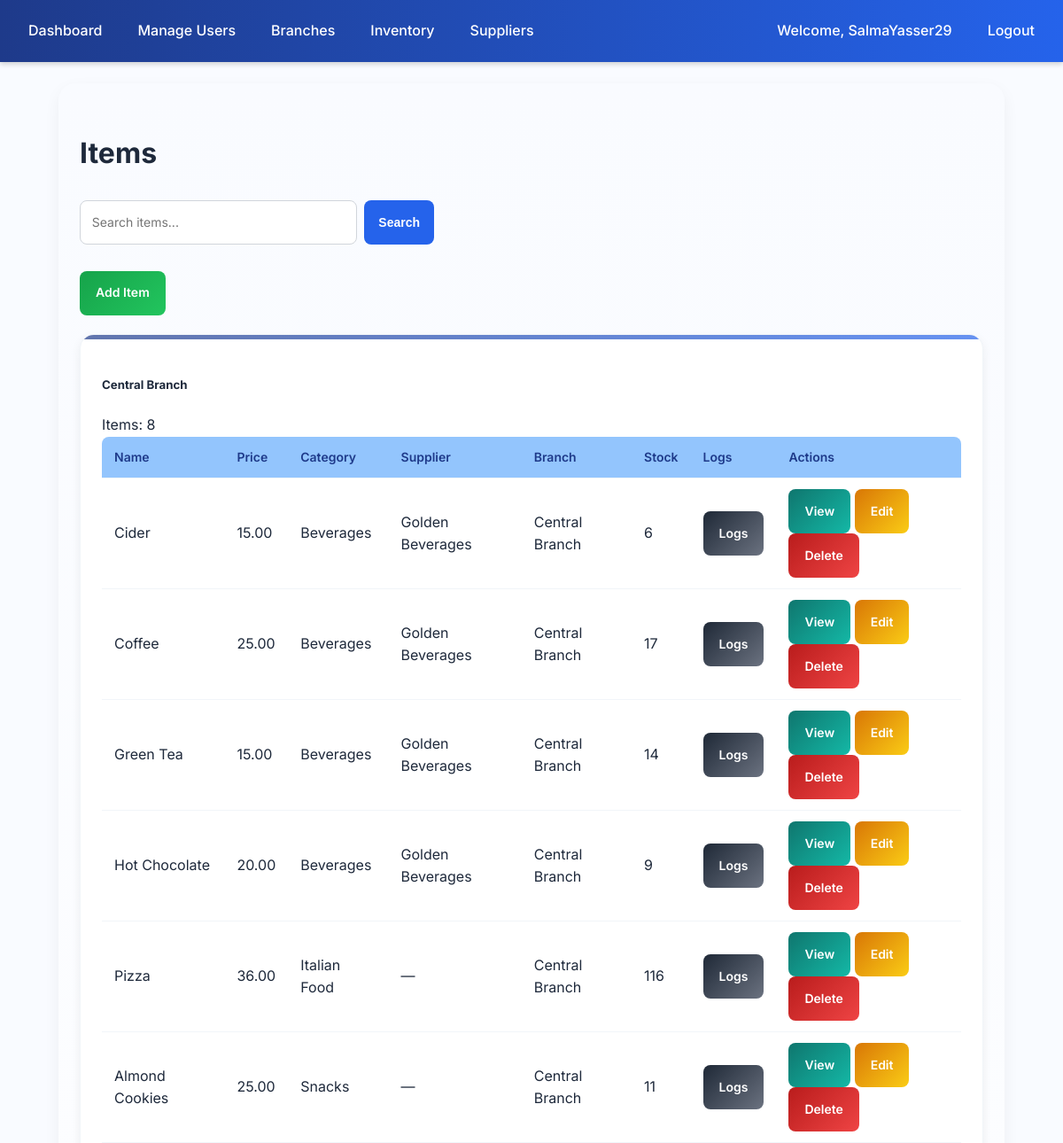
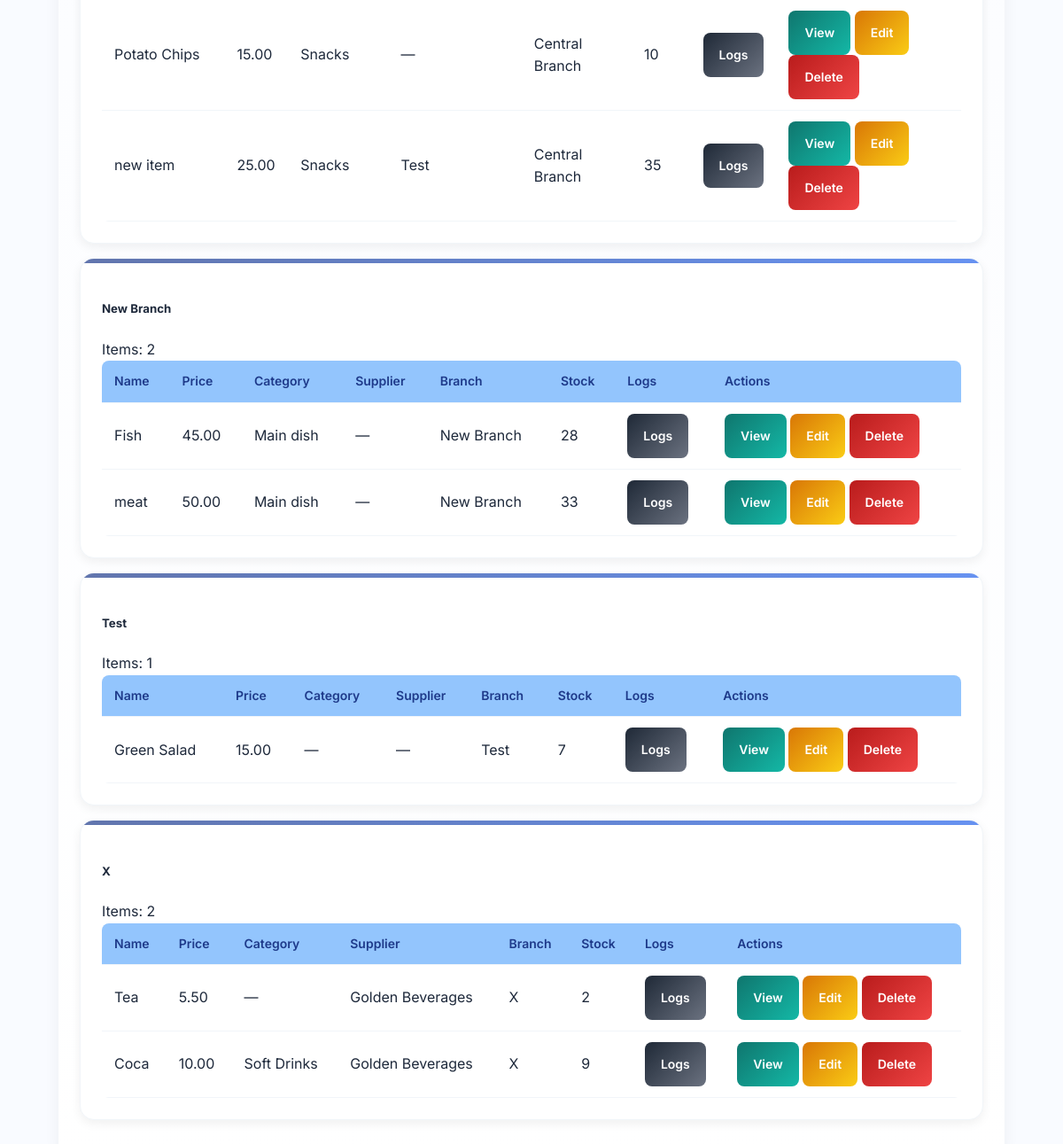
Page /inventory/items/ (signed in) on the committed database (2 pictures, top to bottom).
### accounts/models.py (models this page shows, shortened)
class User(AbstractUser):
    ROLE_CHOICES = (
        ('admin', 'Admin'),
        ('manager', 'Manager'),
        ('cashier', 'Cashier'),
    )
    role = models.CharField(max_length=20, choices=ROLE_CHOICES, default='cashier')
    branch = models.ForeignKey('branches.Branch', null=True, blank=True, on_delete=models.SET_NULL)
    added_by = models.ForeignKey(
        'self', null=True, blank=True, on_delete=models.SET_NULL, related_name='added_users'
    )
    profile_image = models.ImageField(upload_to="profiles/", null=True, blank=True)

### branches/models.py (models this page shows, shortened)
class Branch(models.Model):
    name = models.CharField(max_length=100)
    address = models.TextField(blank=True, null=True)
    city = models.CharField(max_length=50, blank=True, null=True)
    phone = models.CharField(max_length=20, blank=True, null=True)
    email = models.EmailField(blank=True, null=True)
    website = models.URLField(blank=True, null=True)

### inventory/models.py (models this page shows, shortened)
class Item(models.Model):
    sku = models.CharField(max_length=64, blank=True, null=True, unique=True)
    name = models.CharField(max_length=200)
    category = models.ForeignKey(Category, null=True, blank=True, on_delete=models.SET_NULL)
    price = models.DecimalField(max_digits=10, decimal_places=2, default=0)
    stock = models.IntegerField(default=0)
    barcode = models.CharField(max_length=100, blank=True, null=True)
    image = models.ImageField(upload_to='items/', blank=True, null=True)
    branch = models.ForeignKey(Branch, on_delete=models.CASCADE)
    supplier = models.ForeignKey(Supplier, null=True, blank=True, on_delete=models.PROTECT)
    class Meta:
        ordering = ['name']

class Category(models.Model):
    name = models.CharField(max_length=100)
    branch = models.ForeignKey(Branch, on_delete=models.CASCADE)
    description = models.TextField(blank=True, null=True)
    class Meta:
        unique_together = ('name', 'branch')
        ordering = ['name']

class Supplier(models.Model):
    name = models.CharField(max_length=100)
    contact_person = models.CharField(max_length=100, blank=True, null=True)
    phone = models.CharField(max_length=20, blank=True, null=True)
    email = models.EmailField(blank=True, null=True)
    address = models.TextField(blank=True, null=True)
    branch = models.ForeignKey(Branch, on_delete=models.CASCADE, null=True, blank=True)
    class Meta:
        unique_together = ('name', 'branch')
        ordering = ['name']

### inventory/views.py (the view, shortened to what this page needs)
# urls.py: path("items/", views.item_list, name="item_list"),
@login_required
def item_list(request):
    query = request.GET.get("q", "")
    if is_superuser(request.user):
        items = Item.objects.select_related("category", "branch", "supplier").all()
    elif is_admin(request.user):
        items = Item.objects.filter(branch=request.user.branch).select_related("category", "branch", "supplier")
    else:
        return redirect("accounts:dashboard")
    items = items.order_by("branch__name", "category__name", "name")
    from itertools import groupby
    from operator import attrgetter
    grouped_items = []
    for branch, branch_items in groupby(items, key=attrgetter("branch")):
        grouped_items.append((branch, list(branch_items)))
    if request.headers.get("x-requested-with") == "XMLHttpRequest":
        html = render_to_string("_items_table.html", {
            "grouped_items": grouped_items,
            "user": request.user,
        }, request=request)
        return JsonResponse({"html": html})
    return render(request, "inventory/items/list.html", {
        "grouped_items": grouped_items,
        "query": query,
    })

### inventory/views.py (called while the page is built)
def is_superuser(user):
    return user.is_superuser

### inventory/templates/inventory/items/list.html (shortened to what this page needs)
{% extends "accounts/layout.html" %}
{% load static %}
{% block content %}
<div class="d-flex justify-content-between align-items-center flex-wrap mb-3">
    <h1 class="mb-2">Items</h1>
    <div class="d-flex align-items-center mb-3 flex-wrap gap-2">
        <form id="searchForm" class="search-bar-wrapper" method="get">
            <input type="text" name="q" id="searchInput" value="{{ query }}" placeholder="Search items..." class="search-input">
            <button type="submit" class="search-btn">
                Search
            </button>
        </form>
        {% if user.is_superuser or user.role == "admin" %}
            <a href="{% url 'inventory:item_create' %}" class="btn-success" style="margin-bottom: 1.5em;">Add Item</a>
        {% endif %}
    </div>
</div>
<div id="itemsContainer">
    {% include "inventory/items/_items_table.html" %}
</div>
{% endblock %}

### accounts/templates/accounts/layout.html (shortened to what this page needs)
{% load static %}
<!DOCTYPE html>
<html lang="en">
<head>
    <link rel="stylesheet" href="{% static 'css/styles.css' %}">
    <link rel="stylesheet" href="https://cdn.jsdelivr.net/npm/bootstrap-icons@1.11.1/font/bootstrap-icons.css">
</head>
<body>
    {% if user.is_authenticated and request.resolver_match.url_name != "login" %}
        <nav class="navbar">
            <a href="{% url 'accounts:dashboard' %}">Dashboard</a>
            {% if user.is_superuser %}
                <a href="{% url 'accounts:manage_users' %}">Manage Users</a>
                <a href="{% url 'branches:index' %}">Branches</a>
                <a href="{% url 'inventory:index' %}">Inventory</a>
                <a href="{% url 'inventory:supplier_list' %}?branch={{ user.branch.id }}">Suppliers</a>
            {% elif user.role == "manager" %}
                <a href="{% url 'reports:dashboard' %}?branch={{ user.branch.id }}">Reports</a>
            {% elif user.role == "cashier" %}
                <a href="{% url 'customers:index' %}?branch={{ user.branch.id }}">Customers</a>
                <a href="{% url 'sales:pos' %}?branch={{ user.branch.id }}">Sales</a>
            {% endif %}
            <span class="navbar-text" style="margin-left: auto;">
                <a href="{% url 'accounts:profile' %}">Welcome, {{ user.get_full_name|default:user.username }}</a>
            </span>
            <a href="{% url 'accounts:logout' %}">Logout</a>
        </nav>
    {% endif %}
    <main class="container">
        {% block content %}{% endblock %}
    </main>
</body>
</html>

### inventory/templates/inventory/items/_items_table.html
{% if grouped_items %}
  {% for branch, items in grouped_items %}
    <div class="card mb-4 shadow-sm">
      <div class="card-header bg-primary text-white d-flex justify-content-between align-items-center">
        <h5 class="mb-0">{{ branch.name }}</h5>
        <span class="badge bg-light text-dark">Items: {{ items|length }}</span>
      </div>
      <div class="card-body p-0">
        <div class="table-responsive">
          <table class="table table-hover table-striped mb-0 align-middle">
            <thead class="table-light">
              <tr>
                <th>Name</th>
                <th>Price</th>
                <th>Category</th>
                <th>Supplier</th>
                <th>Branch</th>
                <th>Stock</th>
                <th>Logs</th>
                <th>Actions</th>
              </tr>
            </thead>
            <tbody>
              {% for item in items %}
                <tr>
                  <td>{{ item.name }}</td>
                  <td>{{ item.price }}</td>
                  <td>{{ item.category.name|default:"—" }}</td>
                  <td>{{ item.supplier.name|default:"—" }}</td>
                  <td>{{ item.branch.name|default:"—" }}</td>
                  <td>{{ item.stock }}</td>
                  <td>
                    <a href="{% url 'inventory:logs_list' 'Item' item.id %}"
                       class="btn btn-sm btn-secondary">
                      Logs
                    </a>
                  </td>
                  <td>
                    {% if user.is_superuser %}
                      <a href="{% url 'inventory:item_detail' item.id %}" class="btn btn-sm btn-info">View</a>
                      <a href="{% url 'inventory:item_edit' item.id %}" class="btn btn-sm btn-warning me-1">Edit</a>
                      <a href="{% url 'inventory:item_delete' item.id %}" class="btn btn-sm btn-danger">Delete</a>
                    {% elif user.role == "admin" and item.branch == user.branch %}
                      <a href="{% url 'inventory:item_detail' item.id %}" class="btn btn-sm btn-info">View</a>
                      <a href="{% url 'inventory:item_edit' item.id %}" class="btn btn-sm btn-warning me-1">Edit</a>
                      <a href="{% url 'inventory:item_delete' item.id %}" class="btn btn-sm btn-danger">Delete</a>
                    {% else %}
                      <span class="text-muted">—</span>
                    {% endif %}
                  </td>
                </tr>
              {% endfor %}
            </tbody>
          </table>
        </div>
      </div>
    </div>
  {% endfor %}
{% else %}
  <p class="text-center text-muted">No items found.</p>
{% endif %}

### accounts/static/css/styles.css (style rules this page uses)
:root { --blue-dark: #1e3a8a; --blue: #2563eb; --blue-light: #3b82f6; --blue-lighter: #60a5fa; --blue-soft: #93c5fd; --red-dark: #b91c1c; --red: #ef4444; --red-light: #f87171; --green-dark: #15803d; --green: #16a34a; --green-light: #22c55e; --green-lighter: #4ade80; --green-soft: #bbf7d0; --teal-dark: #0f766e; --teal: #14b8a6; --teal-light: #2dd4bf; --teal-lighter: #5eead4; --teal-soft: #ccfbf1; --yellow-dark: #d97706; --yellow: #facc15; --yellow-light: #fde047; --gray-dark: #1f2937; --gray: #6b7280; --gray-light: #d1d5db; --gray-lighter: #f3f4f6; --gray-soft: #e5e7eb; --bg-light: #f9fbff; --text-dark: #1e293b; --text-muted: #64748b; }
body { font-family: "Inter", sans-serif; background: var(--bg-light); color: var(--text-dark); margin: 0; line-height: 1.6; }
a { text-decoration: none; color: inherit; }
.navbar { background: linear-gradient(90deg, var(--blue-dark), var(--blue)); padding: 14px 20px; display: flex; gap: 16px; align-items: center; color: #fff; box-shadow: 0 2px 6px rgba(0, 0, 0, 0.2); }
.navbar a { color: #fff; padding: 8px 12px; border-radius: 6px; font-weight: 500; transition: background 0.2s, transform 0.2s; }
.container { max-width: 85%; margin: 24px auto; padding: 32px 24px; background: linear-gradient(180deg, #f9fbff 0%, #ffffff 100%); border-radius: 20px; box-shadow: 0 6px 18px rgba(0, 0, 0, 0.05); animation: fadeIn 0.6s ease-in-out; }
button, .btn-primary, .btn-secondary, .btn-danger, .btn-warning, .btn-success, .btn-info { display: inline-flex; align-items: center; justify-content: center; height: 50px; padding: 0 18px; border-radius: 8px; font-weight: 600; cursor: pointer; transition: background 0.3s, transform 0.2s, box-shadow 0.3s; border: none; font-size: 14px; }
.btn-secondary { background: linear-gradient(135deg, var(--gray-dark), var(--gray)); color: #fff; }
.btn-danger { background: linear-gradient(135deg, var(--red-dark), var(--red)); color: #fff; }
.btn-warning { background: linear-gradient(135deg, var(--yellow-dark), var(--yellow)); color: #fff; }
.btn-success { background: linear-gradient(135deg, var(--green), var(--green-light)); color: #fff; }
.btn-info { background: linear-gradient(135deg, var(--teal-dark), var(--teal)); color: #fff; }
.card { background: #fff; padding: 24px; margin-bottom: 2vh; border-radius: 16px; border: 1px solid #f1f5f9; box-shadow: 0 4px 12px rgba(0, 0, 0, 0.06); transition: transform 0.2s, box-shadow 0.25s, background 0.3s; position: relative; overflow: hidden; }
.card::before { content: ""; position: absolute; top: 0; left: 0; height: 5px; width: 100%; background: linear-gradient(90deg, var(--blue-dark), var(--blue)); border-radius: 16px 16px 0 0; opacity: 0.7; transition: opacity 0.3s; }
input, select { font-family: inherit; font-size: 14px; padding: 10px 12px; margin: 6px 0; border: 1px solid #e2e8f0; border-radius: 6px; transition: border-color 0.2s, box-shadow 0.2s; box-sizing: border-box; display: block; width: 100%; }
button { background: var(--blue); color: #fff; font-weight: 600; cursor: pointer; }
table { width: 100%; border-collapse: collapse; background: #fff; border-radius: 8px; overflow: hidden; }
th, td { padding: 12px 14px; border-bottom: 1px solid #f1f5f9; text-align: left; }
th { background: var(--blue-soft); font-weight: 600; color: var(--blue-dark); font-size: 14px; }
.search-bar-wrapper { display: flex; align-items: center; gap: 8px; max-width: 400px; width: 100%; margin-bottom: 1.5rem; }
.search-bar-wrapper .search-input { flex: 1; height: 50px; padding: 0.6rem 0.8rem; border-radius: 8px; border: 1px solid #d1d5db; transition: box-shadow 0.3s, border 0.3s; }
.search-bar-wrapper .search-btn { padding: 0.55rem 1rem; border-radius: 8px; border: none; background: var(--blue); color: #fff; cursor: pointer; font-weight: 600; transition: background 0.3s, transform 0.2s, box-shadow 0.3s; }

### rows in the picture
User: get_full_name "SalmaYasser29"
Branch: name "Central Branch", items "8"
Item: name "Cider", price "15.00", category.name "Beverages", supplier.name "Golden Beverages", branch.name "Central Branch", stock "6"
Item: name "Coffee", price "25.00", category.name "Beverages", supplier.name "Golden Beverages", branch.name "Central Branch", stock "17"
Item: name "Green Tea", price "15.00", category.name "Beverages", supplier.name "Golden Beverages", branch.name "Central Branch", stock "14"
Item: name "Hot Chocolate", price "20.00", category.name "Beverages", supplier.name "Golden Beverages", branch.name "Central Branch", stock "9"
Item: name "Pizza", price "36.00", category.name "Italian Food", supplier.name "—", branch.name "Central Branch", stock "116"
Item: name "Almond Cookies", price "25.00", category.name "Snacks", supplier.name "—", branch.name "Central Branch", stock "11"
Item: name "Potato Chips", price "15.00", category.name "Snacks", supplier.name "—", branch.name "Central Branch", stock "10"
Item: name "new item", price "25.00", category.name "Snacks", supplier.name "Test", branch.name "Central Branch", stock "35"
Branch: name "New Branch", items "2"
Item: name "Fish", price "45.00", category.name "Main dish", supplier.name "—", branch.name "New Branch", stock "28"
Item: name "meat", price "50.00", category.name "Main dish", supplier.name "—", branch.name "New Branch", stock "33"
Branch: name "Test", items "1"
Item: name "Green Salad", price "15.00", category.name "—", supplier.name "—", branch.name "Test", stock "7"
Branch: name "X", items "2"
Item: name "Tea", price "5.50", category.name "—", supplier.name "Golden Beverages", branch.name "X", stock "2"
Item: name "Coca", price "10.00", category.name "Soft Drinks", supplier.name "Golden Beverages", branch.name "X", stock "9"
